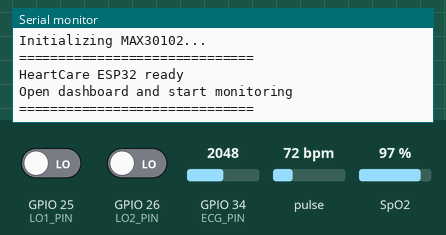
A sketch run on a simulated ESP32. Shown: the last lines printed to the serial monitor. The inputs (shaded band) are chosen by the test bench; at power-on: GPIO 34 (ECG_PIN) = 2048, GPIO 25 (LO1_PIN) LOW, GPIO 26 (LO2_PIN) LOW, pulse 72 bpm, SpO2 97 % (analog values on the 0–4095 scale). WiFi joins after 1.5 s; servers stay silent unless stated.

Above: at 2.7 s.
2.8 s: GPIO 34 (ECG_PIN) set to 17
At 6.1 s:
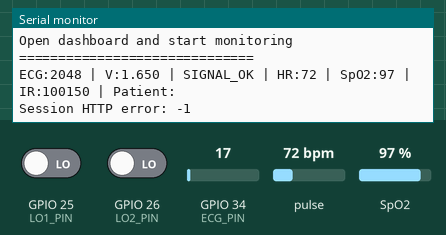
7.2 s: GPIO 34 (ECG_PIN) set to 14
At 9.73 s:
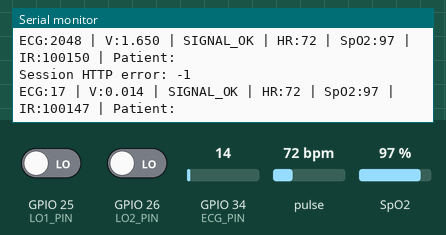
Timing chart, 0 to 11.2 s (numbered marks = the images above; inputs shaded):
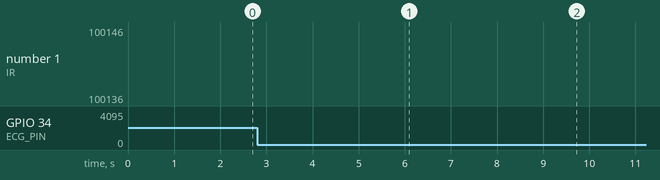

Measured:
- the behaviour switches between 16 and 15 on GPIO 34 (ECG_PIN) (found by bisection; images 1 and 2)

The sketch:

heart_monitor.ino
```cpp
#include <WiFi.h>
#include <HTTPClient.h>
#include <Wire.h>
#include <ArduinoJson.h>
#include "MAX30105.h"
#include "spo2_algorithm.h"

// =====================================================
// 1. WI-FI AND SERVER CONFIGURATION
// =====================================================

const char* WIFI_SSID = "PG";
const char* WIFI_PASSWORD = "86008600";

const char* SERVER_IP = "10.63.129.84";

String SESSION_URL =
    String("http://") + SERVER_IP + ":5000/api/device-session";

String SENSOR_URL =
    String("http://") + SERVER_IP + ":5000/api/sensor-data";

// =====================================================
// 2. SENSOR PINS
// =====================================================

#define ECG_PIN 34
#define LO1_PIN 25
#define LO2_PIN 26

// =====================================================
// 3. MAX30102 CONFIGURATION
// =====================================================

constexpr int SENSOR_BUFFER_SIZE = 100;
constexpr int FILTER_SIZE = 5;

constexpr uint32_t MIN_AVERAGE_IR = 50000;

MAX30105 pulseSensor;

uint32_t irBuffer[SENSOR_BUFFER_SIZE];
uint32_t redBuffer[SENSOR_BUFFER_SIZE];

int32_t rawSpO2 = 0;
int32_t rawHeartRate = 0;

int8_t validSpO2 = 0;
int8_t validHeartRate = 0;

int heartRate = 0;
int spo2 = 0;

uint32_t averageIR = 0;

int hrHistory[FILTER_SIZE] = {};
int spo2History[FILTER_SIZE] = {};

int historyIndex = 0;
int historyCount = 0;

// =====================================================
// 4. MONITORING SESSION
// =====================================================

String patientId = "";

unsigned long lastSessionCheck = 0;
unsigned long lastSensorSend = 0;

constexpr unsigned long SESSION_INTERVAL_MS = 2000;
constexpr unsigned long SEND_INTERVAL_MS = 1000;

// =====================================================
// 5. CONNECT TO WI-FI
// =====================================================

bool connectWiFi() {
  if (WiFi.status() == WL_CONNECTED) {
    return true;
  }

  WiFi.mode(WIFI_STA);
  WiFi.begin(WIFI_SSID, WIFI_PASSWORD);

  Serial.print("Connecting to Wi-Fi...");

  unsigned long started = millis();

  while (WiFi.status() != WL_CONNECTED &&
         millis() - started < 15000) {
    delay(500);
    Serial.print(".");
  }

  if (WiFi.status() == WL_CONNECTED) {
    Serial.println("\nWi-Fi connected");
    Serial.print("ESP32 IP: ");
    Serial.println(WiFi.localIP());

    return true;
  }

  Serial.println("\nWi-Fi connection failed");
  return false;
}

// =====================================================
// 6. MEDIAN FILTER
// =====================================================

int medianValue(const int values[], int count) {
  if (count <= 0) {
    return 0;
  }

  int sorted[FILTER_SIZE];

  for (int i = 0; i < count; i++) {
    sorted[i] = values[i];
  }

  for (int i = 0; i < count - 1; i++) {
    for (int j = i + 1; j < count; j++) {
      if (sorted[i] > sorted[j]) {
        int temp = sorted[i];
        sorted[i] = sorted[j];
        sorted[j] = temp;
      }
    }
  }

  return sorted[count / 2];
}

// =====================================================
// 7. GET ACTIVE PATIENT FROM FLASK
// =====================================================

bool getDeviceSession() {
  if (WiFi.status() != WL_CONNECTED) {
    return false;
  }

  HTTPClient http;
  http.setTimeout(3000);

  if (!http.begin(SESSION_URL)) {
    Serial.println("Session HTTP initialization failed");
    return false;
  }

  int code = http.GET();

  String response = "";

  if (code == HTTP_CODE_OK) {
    response = http.getString();
  }

  http.end();

  if (code != HTTP_CODE_OK) {
    Serial.printf("Session HTTP error: %d\n", code);
    return false;
  }

  JsonDocument doc;

  DeserializationError error =
      deserializeJson(doc, response);

  if (error) {
    Serial.println("Session JSON parsing failed");
    return false;
  }

  bool active = doc["active"] | false;

  String newPatientId =
      doc["patient_id"] | "";

  newPatientId.trim();

  if (active && newPatientId.length() > 0) {
    if (patientId != newPatientId) {
      patientId = newPatientId;

      historyIndex = 0;
      historyCount = 0;

      heartRate = 0;
      spo2 = 0;

      Serial.println("==============================");
      Serial.println("Monitoring session started");
      Serial.print("Patient ID: ");
      Serial.println(patientId);
      Serial.println("==============================");
    }

    return true;
  }

  if (patientId.length() > 0) {
    Serial.println("Monitoring session stopped");
  }

  patientId = "";

  return false;
}

// =====================================================
// 8. READ MAX30102 HEART RATE AND SPO2
// =====================================================

bool readPulseSensor() {
  uint64_t irSum = 0;

  for (int i = 0; i < SENSOR_BUFFER_SIZE; i++) {
    unsigned long started = millis();

    while (!pulseSensor.available()) {
      pulseSensor.check();

      if (millis() - started > 2000) {
        heartRate = 0;
        spo2 = 0;

        Serial.println("MAX30102 sample timeout");
        return false;
      }

      delay(1);
    }

    redBuffer[i] = pulseSensor.getRed();
    irBuffer[i] = pulseSensor.getIR();

    irSum += irBuffer[i];

    pulseSensor.nextSample();
  }

  averageIR = irSum / SENSOR_BUFFER_SIZE;

  // Check if finger signal is strong enough
  if (averageIR < MIN_AVERAGE_IR) {
    heartRate = 0;
    spo2 = 0;

    Serial.printf(
        "Weak signal, average IR: %lu\n",
        (unsigned long)averageIR
    );

    return false;
  }

  // Calculate HR and SpO2
  maxim_heart_rate_and_oxygen_saturation(
      irBuffer,
      SENSOR_BUFFER_SIZE,
      redBuffer,
      &rawSpO2,
      &validSpO2,
      &rawHeartRate,
      &validHeartRate
  );

  bool hrOK =
      validHeartRate &&
      rawHeartRate >= 30 &&
      rawHeartRate <= 200;

  bool spo2OK =
      validSpO2 &&
      rawSpO2 >= 70 &&
      rawSpO2 <= 100;

  if (!hrOK || !spo2OK) {
    heartRate = 0;
    spo2 = 0;

    Serial.println("Invalid MAX30102 reading");
    return false;
  }

  // Save readings for median filtering
  hrHistory[historyIndex] = rawHeartRate;
  spo2History[historyIndex] = rawSpO2;

  historyIndex = (historyIndex + 1) % FILTER_SIZE;

  if (historyCount < FILTER_SIZE) {
    historyCount++;
  }

  heartRate = medianValue(hrHistory, historyCount);
  spo2 = medianValue(spo2History, historyCount);

  return true;
}

// =====================================================
// 9. SEND SENSOR DATA TO FLASK
// =====================================================

void sendSensorData(
    int ecg,
    float voltage,
    const String& status
) {
  if (WiFi.status() != WL_CONNECTED) {
    Serial.println("Wi-Fi disconnected; data not sent");
    return;
  }

  if (patientId.length() == 0) {
    Serial.println("No active patient; data not sent");
    return;
  }

  HTTPClient http;
  http.setTimeout(5000);

  if (!http.begin(SENSOR_URL)) {
    Serial.println("Sensor HTTP initialization failed");
    return;
  }

  http.addHeader(
      "Content-Type",
      "application/json"
  );

  JsonDocument doc;

  doc["patient_id"] = patientId;
  doc["heart_rate"] = heartRate;
  doc["spo2"] = spo2;
  doc["ecg"] = ecg;
  doc["ecg_voltage"] = voltage;
  doc["ecg_status"] = status;

  String payload;

  serializeJson(doc, payload);

  Serial.println("Sending sensor data:");
  Serial.println(payload);

  int code = http.POST(payload);

  Serial.printf("Sensor HTTP code: %d\n", code);

  if (code > 0) {
    String response = http.getString();

    Serial.println("Server response:");
    Serial.println(response);
  } else {
    Serial.println(http.errorToString(code));
  }

  http.end();
}

// =====================================================
// 10. SETUP
// =====================================================

void setup() {
  Serial.begin(115200);

  pinMode(ECG_PIN, INPUT);
  pinMode(LO1_PIN, INPUT);
  pinMode(LO2_PIN, INPUT);

  analogReadResolution(12);
  analogSetPinAttenuation(ECG_PIN, ADC_11db);

  Wire.begin(21, 22);

  if (!connectWiFi()) {
    Serial.println("Restart ESP32 if Wi-Fi cannot connect");
  }

  Serial.println("Initializing MAX30102...");

  if (!pulseSensor.begin(Wire, I2C_SPEED_FAST)) {
    Serial.println("MAX30102 not found. Check wiring.");

    while (true) {
      delay(1000);
    }
  }

  pulseSensor.setup(
      0x24,  // LED amplitude
      4,     // Sample average
      2,     // Red + IR LEDs
      100,   // Sample rate
      411,   // Pulse width
      4096   // ADC range
  );

  pulseSensor.setPulseAmplitudeRed(0x24);
  pulseSensor.setPulseAmplitudeIR(0x24);
  pulseSensor.setPulseAmplitudeGreen(0);

  Serial.println("==============================");
  Serial.println("HeartCare ESP32 ready");
  Serial.println("Open dashboard and start monitoring");
  Serial.println("==============================");
}

// =====================================================
// 11. MAIN LOOP
// =====================================================

void loop() {
  if (!connectWiFi()) {
    delay(500);
    return;
  }

  // Check the active session
  if (millis() - lastSessionCheck >=
      SESSION_INTERVAL_MS) {

    lastSessionCheck = millis();

    getDeviceSession();
  }

  // Read ECG lead-off status
  bool leadOff =
      digitalRead(LO1_PIN) == HIGH ||
      digitalRead(LO2_PIN) == HIGH;

  // Average 5 ECG samples
  long ecgSum = 0;

  for (int i = 0; i < 5; i++) {
    ecgSum += analogRead(ECG_PIN);
    delayMicroseconds(500);
  }

  int ecgValue = ecgSum / 5;

  float voltage =
      ecgValue * 3.3f / 4095.0f;

  String ecgStatus =
      leadOff ? "LEAD_OFF" :
      (ecgValue >= 4080 || ecgValue <= 15)
          ? "SATURATED"
          : "SIGNAL_OK";

  // Read MAX30102
  readPulseSensor();

  Serial.printf(
      "ECG:%d | V:%.3f | %s | HR:%d | SpO2:%d | IR:%lu | Patient:%s\n",
      ecgValue,
      voltage,
      ecgStatus.c_str(),
      heartRate,
      spo2,
      (unsigned long)averageIR,
      patientId.c_str()
  );

  // Send data only when a patient session is active
  if (millis() - lastSensorSend >=
      SEND_INTERVAL_MS) {

    lastSensorSend = millis();

    if (patientId.length() > 0) {
      sendSensorData(
          ecgValue,
          voltage,
          ecgStatus
      );
    }
  }

  delay(10);
}
```
